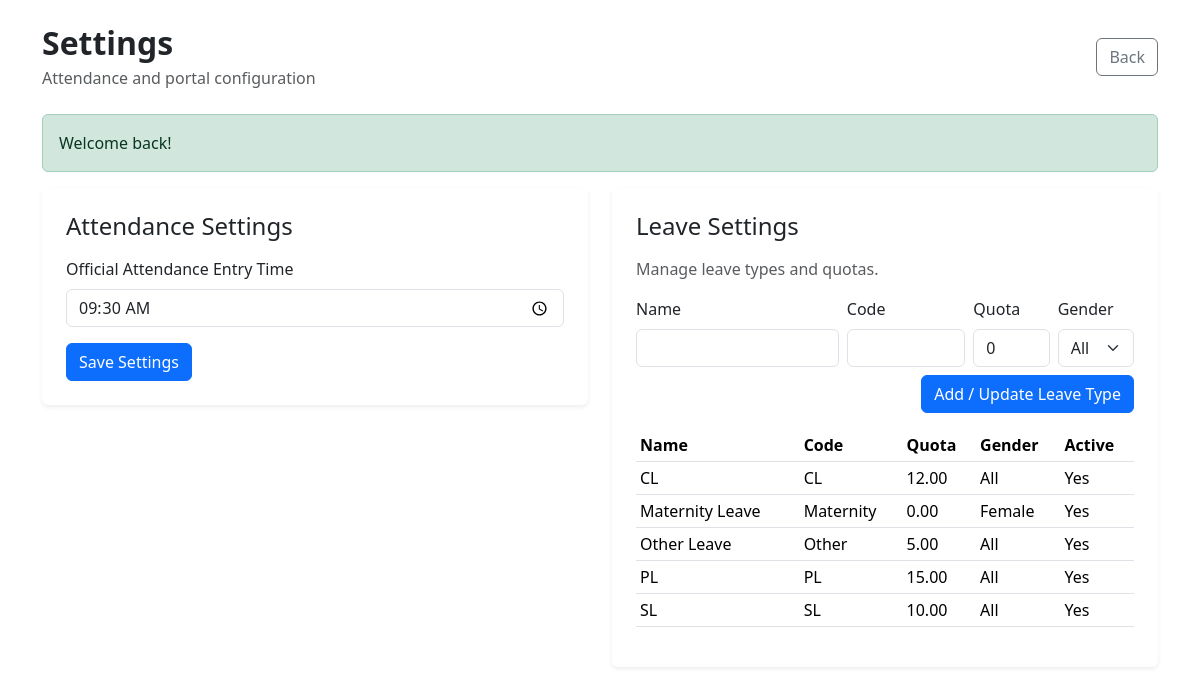
The page /settings.php (signed in) on the database its author committed.
### tables this page shows
CREATE TABLE IF NOT EXISTS `teacher_settings` (
  `id` BIGINT UNSIGNED NOT NULL AUTO_INCREMENT,
  `setting_key` VARCHAR(100) NOT NULL,
  `setting_value` TEXT NULL,
  `setting_group` VARCHAR(50) NOT NULL DEFAULT 'general',
  `description` VARCHAR(255) NULL,
  `updated_by` BIGINT UNSIGNED NULL,
  `updated_at` TIMESTAMP NOT NULL DEFAULT CURRENT_TIMESTAMP ON UPDATE CURRENT_TIMESTAMP,
  PRIMARY KEY (`id`),
  UNIQUE KEY `uq_teacher_settings_key_group` (`setting_key`, `setting_group`)
);

CREATE TABLE IF NOT EXISTS `teacher_leave_types` (
  `id` BIGINT UNSIGNED NOT NULL AUTO_INCREMENT,
  `name` VARCHAR(100) NOT NULL,
  `code` VARCHAR(30) NOT NULL,
  `quota` DECIMAL(5,2) NOT NULL DEFAULT 0.00,
  `gender_restriction` ENUM('All','Female','Male') NOT NULL DEFAULT 'All',
  `is_active` TINYINT(1) NOT NULL DEFAULT 1,
  `created_at` TIMESTAMP NOT NULL DEFAULT CURRENT_TIMESTAMP,
  `updated_at` TIMESTAMP NOT NULL DEFAULT CURRENT_TIMESTAMP ON UPDATE CURRENT_TIMESTAMP,
  PRIMARY KEY (`id`),
  UNIQUE KEY `uq_leave_type_code` (`code`),
  UNIQUE KEY `uq_leave_type_name` (`name`)
);

### app/helpers.php (called while the page is built, shortened)
<?php
function appConfig(): array
{
    static $config;
    if ($config === null) {
        $config = require __DIR__ . '/config.php';
    }
    return $config;
}
function e(string $value): string
{
    return htmlspecialchars($value, ENT_QUOTES, 'UTF-8');
}
function getSetting(string $key, string $group = 'general', $default = null)
{
    $db = new DatabaseService();
    $row = $db->fetchOne(
        'SELECT setting_value FROM teacher_settings WHERE setting_key = :key AND setting_group = :group LIMIT 1',
        ['key' => $key, 'group' => $group]
    );
    return $row['setting_value'];
}

### app/config.php (called while the page is built, shortened)
<?php
return [
    'app_name' => 'Teachers Employee Portal',
    'base_url' => getenv('APP_BASE_URL') ?: 'http://localhost/teacher-portal',
    'db' => [
        'host' => getenv('DB_HOST') ?: '127.0.0.1',
        'port' => getenv('DB_PORT') ?: '3306',
        'name' => getenv('DB_NAME') ?: 'nnv_admin',
        'user' => getenv('DB_USER') ?: 'root',
        'pass' => getenv('DB_PASS') ?: '',
        'charset' => 'utf8mb4',
    ],
    'session' => [
        'name' => 'teacher_portal_session',
        'lifetime' => 3600,
    ],
    'auth' => [
        'allowed_user_types' => [1, 3, 6],
        'teacher_user_type' => 3,
        'master_admin_user_type' => 1,
        'developer_admin_user_type' => 6,
    ],
    'attendance' => [
        'entry_time' => '09:30',
    ],
    'timezone' => 'Asia/Kolkata',
];

### app/services/DatabaseService.php (called while the page is built, shortened)
<?php
class DatabaseService
{
    private mysqli $conn;
    public function __construct()
    {
        $config = appConfig()['db'];
        $this->conn = new mysqli(
            $config['host'],
            $config['user'],
            $config['pass'],
            $config['name'],
            (int) $config['port']
        );
        $this->conn->set_charset($config['charset']);
    }
    public function fetchOne(string $sql, array $params = []): ?array
    {
        $stmt = $this->prepare($sql, $params);
        if (!$stmt->execute()) {
            throw new RuntimeException('SQL execution failed: ' . $stmt->error);
        }
        $result = $stmt->get_result();
        $row = $result->fetch_assoc();
        return $row ?: null;
    }
    public function fetchAll(string $sql, array $params = []): array
    {
        $stmt = $this->prepare($sql, $params);
        if (!$stmt->execute()) {
            throw new RuntimeException('SQL execution failed: ' . $stmt->error);
        }
        $result = $stmt->get_result();
        $rows = $result->fetch_all(MYSQLI_ASSOC);
        return $rows;
    }
    private function prepare(string $sql, array $params = []): mysqli_stmt
    {
        if ($params !== [] && $this->isAssoc($params)) {
            if (preg_match_all('/:(\w+)/', $sql, $matches)) {
                $ordered = [];
                foreach ($matches[1] as $name) {
                    $ordered[] = $params[$name];
                    $sql = preg_replace('/:' . preg_quote($name, '/') . '/', '?', $sql, 1);
                }
                $params = $ordered;
            }
        }
        $stmt = $this->conn->prepare($sql);
        if ($params !== []) {
            $types = '';
            foreach ($params as $key => $value) {
                if (is_int($value)) {
                    $types .= 'i';
                } elseif (is_float($value)) {
                    $types .= 'd';
                } elseif (is_bool($value)) {
                    $types .= 'i';
                    $params[$key] = (int) $value;
                } else {
                    $types .= 's';
                }
            }
            $refs = [];
            foreach ($params as $k => $v) {
                $refs[$k] = &$params[$k];
            }
            array_unshift($refs, $types);
            $stmt->bind_param(...$refs);
        }
        return $stmt;
    }
    private function isAssoc(array $arr): bool
    {
        return array_keys($arr) !== range(0, count($arr) - 1);
    }
}

### settings.php (the view, shortened to what this page needs)
<?php
$db = new DatabaseService();
$entryTime = (string) getSetting('attendance_entry_time', 'attendance', '09:30');
$leaveTypes = $db->fetchAll('SELECT * FROM teacher_leave_types ORDER BY name ASC');
?>
<!DOCTYPE html>
<html lang="en">
<head>
    <link href="https://cdn.jsdelivr.net/npm/bootstrap@5.3.3/dist/css/bootstrap.min.css" rel="stylesheet">
</head>
<body>
<div class="container py-4">
    <div class="d-flex justify-content-between align-items-center mb-4">
        <div>
            <h2 class="fw-bold mb-1">Settings</h2>
            <p class="text-muted mb-0">Attendance and portal configuration</p>
        </div>
        <a href="admin.php" class="btn btn-outline-secondary">Back</a>
    </div>
    <?php if (!empty($_SESSION['flash'])): $flash = $_SESSION['flash']; unset($_SESSION['flash']); ?>
        <div class="alert alert-<?= e($flash['type']) ?>"><?= e($flash['message']) ?></div>
    <?php endif; ?>
    <div class="row g-4">
        <div class="col-lg-6">
            <div class="card border-0 shadow-sm">
                <div class="card-body p-4">
                    <h4 class="mb-3">Attendance Settings</h4>
                    <form method="POST" action="settings.php">
                        <div class="mb-3">
                            <label class="form-label">Official Attendance Entry Time</label>
                            <input type="time" class="form-control" name="attendance_entry_time" value="<?= e($entryTime) ?>" required>
                        </div>
                        <button type="submit" class="btn btn-primary">Save Settings</button>
                    </form>
                </div>
            </div>
        </div>
        <div class="col-lg-6">
            <div class="card border-0 shadow-sm">
                <div class="card-body p-4">
                    <h4 class="mb-3">Leave Settings</h4>
                    <p class="text-muted">Manage leave types and quotas.</p>
                    <div class="mb-3">
                        <form method="POST" action="settings.php">
                            <div class="row g-2 align-items-end">
                                <div class="col-md-5"><label class="form-label">Name</label><input class="form-control" name="name" required></div>
                                <div class="col-md-3"><label class="form-label">Code</label><input class="form-control" name="code" required></div>
                                <div class="col-md-2"><label class="form-label">Quota</label><input class="form-control" name="quota" type="number" step="0.5" value="0"></div>
                                <div class="col-md-2"><label class="form-label">Gender</label><select class="form-select" name="gender"><option>All</option><option>Female</option><option>Male</option></select></div>
                            </div>
                            <div class="mt-2 text-end"><button class="btn btn-primary">Add / Update Leave Type</button></div>
                        </form>
                    </div>
                    <?php if (!empty($leaveTypes)): ?>
                        <div class="table-responsive">
                            <table class="table table-sm">
                                <thead><tr><th>Name</th><th>Code</th><th>Quota</th><th>Gender</th><th>Active</th></tr></thead>
                                <tbody>
                                    <?php foreach ($leaveTypes as $lt): ?>
                                        <tr>
                                            <td><?= e($lt['name']) ?></td>
                                            <td><?= e($lt['code']) ?></td>
                                            <td><?= e($lt['quota']) ?></td>
                                            <td><?= e($lt['gender_restriction']) ?></td>
                                            <td><?= $lt['is_active'] ? 'Yes' : 'No' ?></td>
                                        </tr>
                                    <?php endforeach; ?>
                                </tbody>
                            </table>
                        </div>
                    <?php else: ?>
                        <div class="text-muted">No leave types defined.</div>
                    <?php endif; ?>
                </div>
            </div>
        </div>
    </div>
</div>
</body>
</html>

### rows shown on the page
teacher_settings: attendance_entry_time "09:30"
teacher_leave_types: name "CL", code "CL", quota "12.00", gender_restriction "All", is_active "Yes"
teacher_leave_types: name "Maternity Leave", code "Maternity", quota "0.00", gender_restriction "Female", is_active "Yes"
teacher_leave_types: name "Other Leave", code "Other", quota "5.00", gender_restriction "All", is_active "Yes"
teacher_leave_types: name "PL", code "PL", quota "15.00", gender_restriction "All", is_active "Yes"
teacher_leave_types: name "SL", code "SL", quota "10.00", gender_restriction "All", is_active "Yes"

### other values the page prints
$flash['message'] "Welcome back!"
